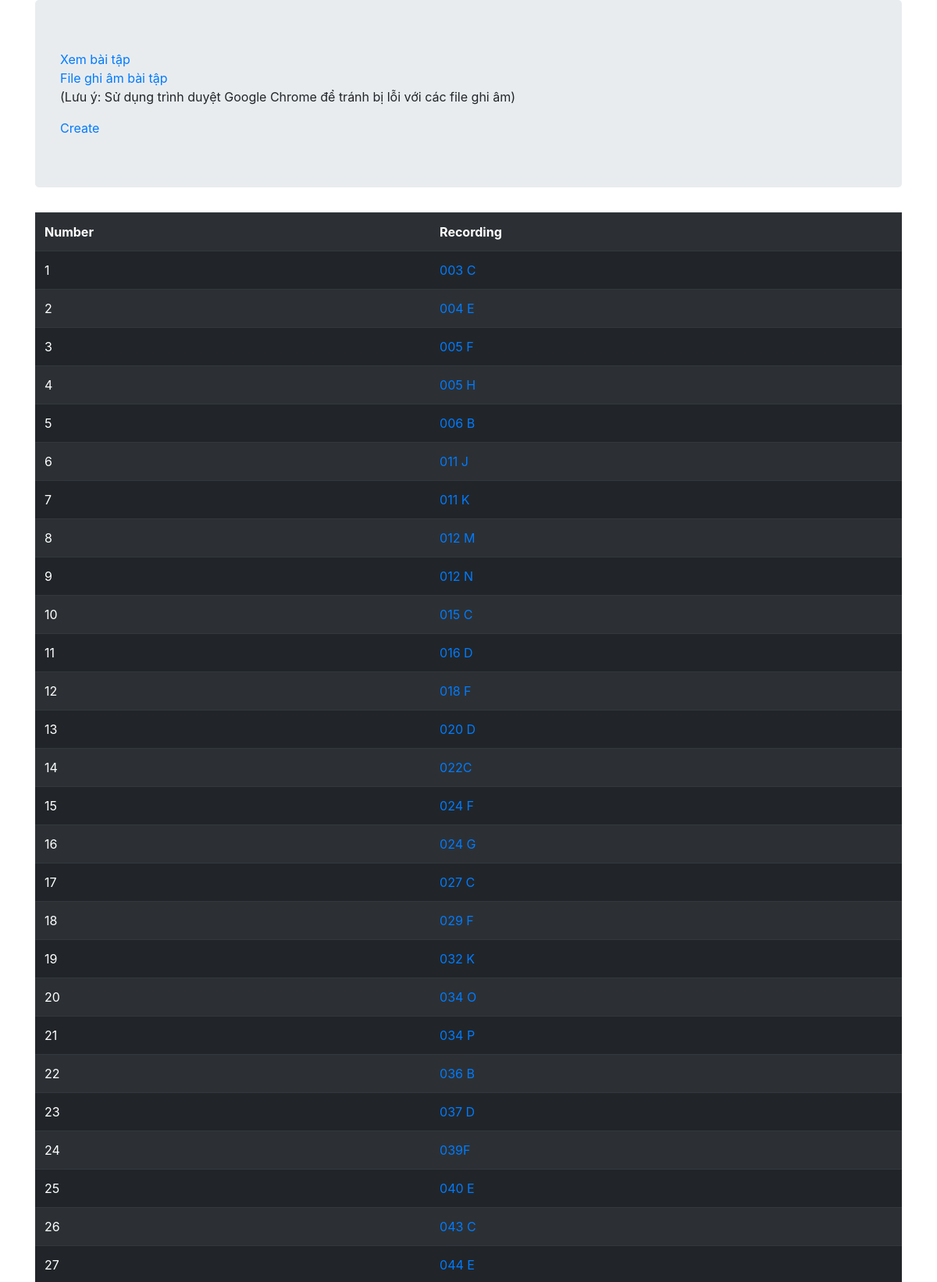
Page /sidebyside1/recordings/ (signed in, upper part) on the committed database.
### sidebyside1/models.py (models this page shows, shortened)
class Recording(models.Model):
    title = models.CharField(max_length=256, default='Not uploaded')
    recording = models.FileField(upload_to='sidebyside1')

### sidebyside1/views.py (the view)
# urls.py: path('recordings/', views.RecordingListView.as_view(), name='recordings'),
class RecordingListView(ListView):
    model = Recording

### sidebyside1/templates/sidebyside1/recording_list.html (shortened to what this page needs)
{% extends 'base.html' %}
{% block Body %}
    <table class="table table-striped table-dark">
        <tr>
            <th>Number</th>
            <th>Recording</th>
        </tr>
        {% for recording in recording_list %}
            <tr>
                <td>{{recording.pk}}</td>
                <td><a href="{% url 'sidebyside1:detail' pk=recording.pk %}">{{recording.title}}</a></td>
            </tr>
        {% endfor %}
    </table>
{% endblock Body %}

### rows in the picture
Recording: pk "1", title "003 C"
Recording: pk "2", title "004 E"
Recording: pk "3", title "005 F"
Recording: pk "4", title "005 H"
Recording: pk "5", title "006 B"
Recording: pk "6", title "011 J"
Recording: pk "7", title "011 K"
Recording: pk "8", title "012 M"
Recording: pk "9", title "012 N"
Recording: pk "10", title "015 C"
Recording: pk "11", title "016 D"
Recording: pk "12", title "018 F"
Recording: pk "13", title "020 D"
Recording: pk "14", title "022C"
Recording: pk "15", title "024 F"
Recording: pk "16", title "024 G"
Recording: pk "17", title "027 C"
Recording: pk "18", title "029 F"
Recording: pk "19", title "032 K"
Recording: pk "20", title "034 O"
Recording: pk "21", title "034 P"
Recording: pk "22", title "036 B"
Recording: pk "23", title "037 D"
Recording: pk "24", title "039F"
Recording: pk "25", title "040 E"
Recording: pk "26", title "043 C"
Recording: pk "27", title "044 E"
